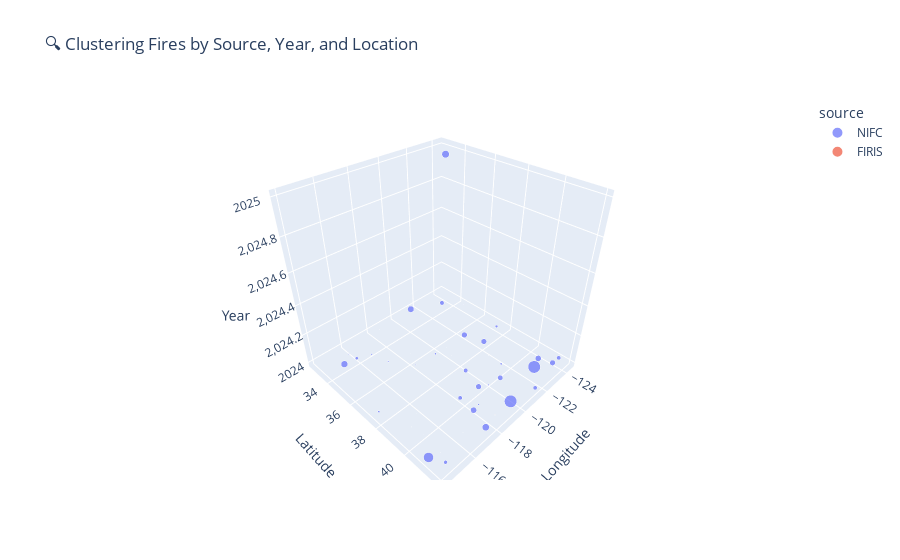

This figure's notebook cell:
### Code cell
# ========== 3D Visualization 5: Clustered Sources Over Space ==========
fig5 = px.scatter_3d(
    df, x='longitude', y='latitude', z='year',
    color='source', size='area_acres',
    title='🔍 Clustering Fires by Source, Year, and Location',
    hover_name='incident_name'
)
fig5.update_layout(scene=dict(
    xaxis_title='Longitude',
    yaxis_title='Latitude',
    zaxis_title='Year'
))
fig5.show()

### Figure 1 — Plotly figure (JSON) as saved in the notebook; plotly's stock layout.template omitted (floating-point values rounded to 4 significant figures; data arrays with more than 128 entries replaced by an {"elided": "..."} marker saying what was removed)
{"data": [{"hovertemplate": "<b>%{hovertext}</b><br><br>source=NIFC<br>longitude=%{x}<br>latitude=%{y}<br>year=%{z}<br>area_acres=%{marker.size}<extra></extra>", "hovertext": {"elided": "150 str values"}, "legendgroup": "NIFC", "marker": {"color": "#636efa", "size": {"elided": "150 float values"}, "sizemode": "area", "sizeref": 410.7, "symbol": "circle"}, "mode": "markers", "name": "NIFC", "scene": "scene", "showlegend": true, "type": "scatter3d", "x": {"elided": "150 float values"}, "y": {"elided": "150 float values"}, "z": {"elided": "150 float values"}}, {"hovertemplate": "<b>%{hovertext}</b><br><br>source=FIRIS<br>longitude=%{x}<br>latitude=%{y}<br>year=%{z}<br>area_acres=%{marker.size}<extra></extra>", "hovertext": {"elided": "573 str values"}, "legendgroup": "FIRIS", "marker": {"color": "#EF553B", "size": {"elided": "573 float values"}, "sizemode": "area", "sizeref": 410.7, "symbol": "circle"}, "mode": "markers", "name": "FIRIS", "scene": "scene", "showlegend": true, "type": "scatter3d", "x": {"elided": "573 float values"}, "y": {"elided": "573 float values"}, "z": {"elided": "573 float values"}}], "layout": {"legend": {"itemsizing": "constant", "title": {"text": "source"}, "tracegroupgap": 0}, "scene": {"domain": {"x": [0, 1], "y": [0, 1]}, "xaxis": {"title": {"text": "Longitude"}}, "yaxis": {"title": {"text": "Latitude"}}, "zaxis": {"title": {"text": "Year"}}}, "title": {"text": "🔍 Clustering Fires by Source, Year, and Location"}}}
